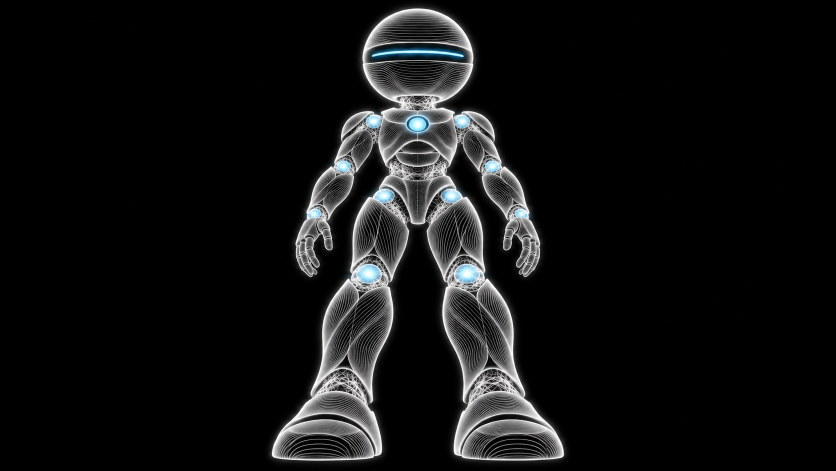
#> input picture robotfilm/assets/angles/low.png, 1672 x 941 px, given in place of low.png.png, which was not available (shown at 1/2 size)
$ python fit_to_ref.py ../../../robotfilm/assets/angles/low.png ../../../robotfilm/assets/angles/over_shoulder.png
#> lines starting #> are read from the running program, lines starting #| are printed output that depends on the picture; after the words box and inside, x2 and y2 are one past the last pixel; in counts of white or black regions, pixels touching at a corner belong together
"""让一张姿势图贴合设定图：两张图里位置接近的冰蓝光点（面罩、胸口、没动的关节）一一配对，
最小二乘求"等比缩放 + 平移"，把姿势图变换过去。用于交叉淡化：身体不动的部分重合，就不会出现两个头。
用法：python review/fit_to_ref.py <参考图名> <姿势图名>（存为 <姿势图名>_贴合.png）"""
import sys
from PIL import Image
import numpy as np
from scipy import ndimage


def points(a):
    r, g, b = [a[..., i].astype(int) for i in range(3)]
    blue = (b > 150) & (b - r > 40) & (g > r)
    lab, k = ndimage.label(ndimage.binary_dilation(blue, iterations=3))
    pts = []
    for i in range(1, k + 1):
        ys, xs = np.where((lab == i) & blue)
        if len(ys) > 30:
            pts.append((xs.mean(), ys.mean()))
    return np.array(pts)


ref_name, name = sys.argv[1], sys.argv[2]
ref = np.asarray(Image.open(f"frames/{ref_name}.png").convert("RGB"))
#> ref is the input picture: shape (941, 1672, 3); mean R, G, B 17.7, 18, 18.2
img = np.asarray(Image.open(f"frames/{name}.png").convert("RGB"))
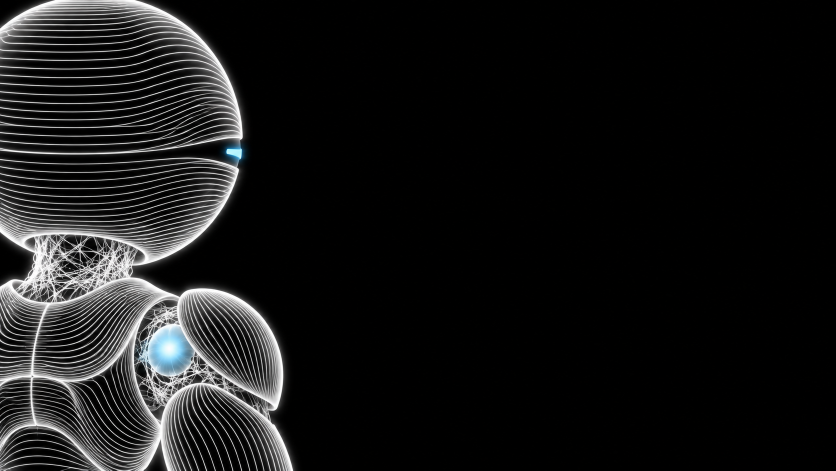
#> input picture robotfilm/assets/angles/over_shoulder.png, 1672 x 941 px, given in place of over_shoulder.png.png, which was not available (shown at 1/2 size)
#> img is the input picture: shape (941, 1672, 3); mean R, G, B 22.7, 22.9, 22.9
H, W = ref.shape[:2]
#> H = 941; W = 1672
P, Q = points(img), points(ref)
#> in points, `blue = (b > 150) & (b - r > 40) & (g > r)`:
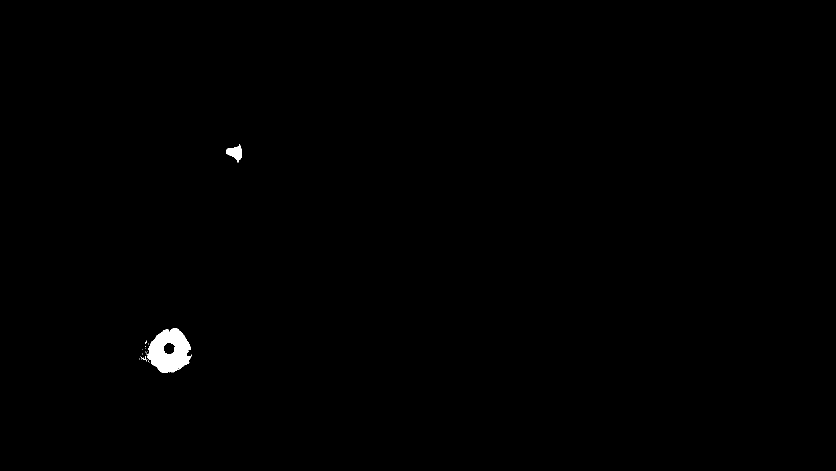
#> blue: shape (941, 1672) bool (shown at 1/2 size); 0.37% white; 21 white regions (19 under 20 px), largest, box (x1, y1, x2, y2) and area: (296, 656, 384, 745) 5157, (452, 288, 484, 325) 610
#> in points, `lab, k = ndimage.label(ndimage.binary_dilation(blue, iterations=3))`: lab: shape (941, 1672) int32; 4 distinct labels, from 0 to 3
#> in points, `lab, k = ndimage.label(ndimage.binary_dilation(blue, iterations=3))`: k = 3
#> the loop in points, `for i in range(1, k + 1):` made 3 passes
#> (ys, xs) on pass 3: ([699], [285])
#> after the loop in points, `for i in range(1, k + 1):`: pts = [(470.2, 305.1), (338.2, 702.1)]
#> in points (call 2), `blue = (b > 150) & (b - r > 40) & (g > r)`:
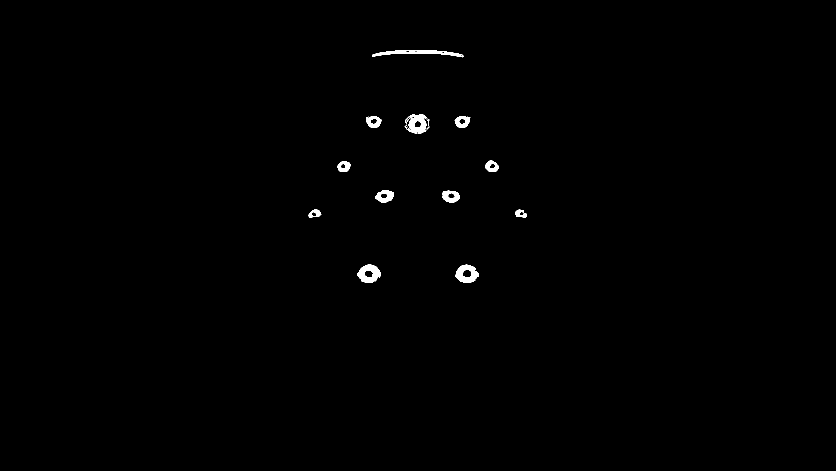
#> blue: shape (941, 1672) bool (shown at 1/2 size); 0.48% white; 17 white regions (5 under 20 px), largest, box (x1, y1, x2, y2) and area: (715, 529, 761, 566) 1074, (809, 229, 859, 268) 1066, (911, 529, 958, 566) 1052
#> in points (call 2), `lab, k = ndimage.label(ndimage.binary_dilation(blue, iterations=3))`: lab: shape (941, 1672) int32; 13 distinct labels, from 0 to 12
#> in points (call 2), `lab, k = ndimage.label(ndimage.binary_dilation(blue, iterations=3))`: k = 12
#> after the loop in points (call 2), `for i in range(1, k + 1):`: pts = [(835.7, 105.3), (834, 247.8), (747, 243.4), (924.3, 243.2), (983, 332.7), (687.8, 332.8), (769.5, 392.2), (901, 392.6), (629.7, 426.8), (1041, 427.1), (737.9, 547.1), (933.1, 547.4)]
#> P = [[470.2, 305.1], [338.2, 702.1]]; Q = [[835.7, 105.3], [834, 247.8], [747, 243.4], [924.3, 243.2], [983, 332.7], [687.8, 332.8], [769.5, 392.2], [901, 392.6], [629.7, 426.8], [1041, 427.1], [737.9, 547.1], [933.1, 547.4]]
pairs = []
for p in P:
    d = np.hypot(*(Q - p).T)
    if d.min() < 0.04 * W:                                  # 只配位置接近的点：动过的手臂关节不算
        pairs.append((p, Q[d.argmin()]))
#> this loop made 2 passes
#> after the loop, pairs = []
src = np.array([p for p, _ in pairs]); dst = np.array([q for _, q in pairs])
#> after `src = np.array([p for p, _ in pairs])`: src = empty array
#> after `dst = np.array([q for _, q in pairs])`: dst = empty array
keep = np.ones(len(src), bool)
#> keep = empty array
for _ in range(3):                                          # 去掉配错的点（残差 > 15px）再算
    sc, dc = src[keep].mean(0), dst[keep].mean(0)
    s = np.sqrt(((dst[keep] - dc) ** 2).sum() / ((src[keep] - sc) ** 2).sum())
    t = dc - s * sc
#> (the run stopped early here; a loop or call above may not have finished)
